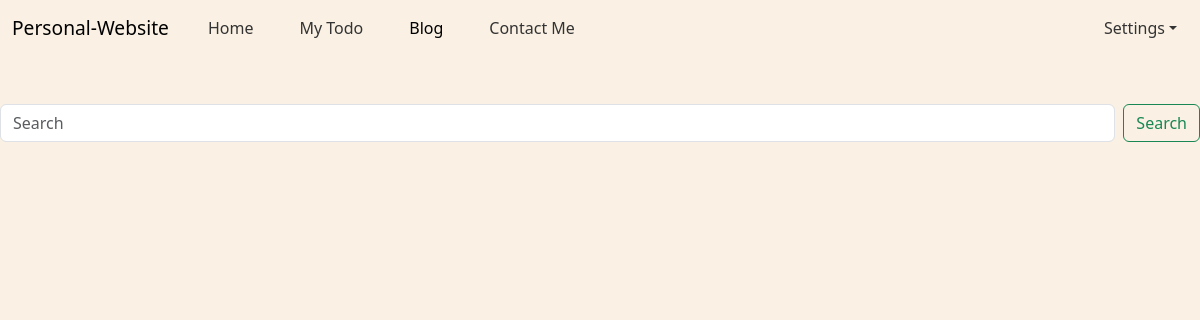
Page /blog/ on the earlier database version.
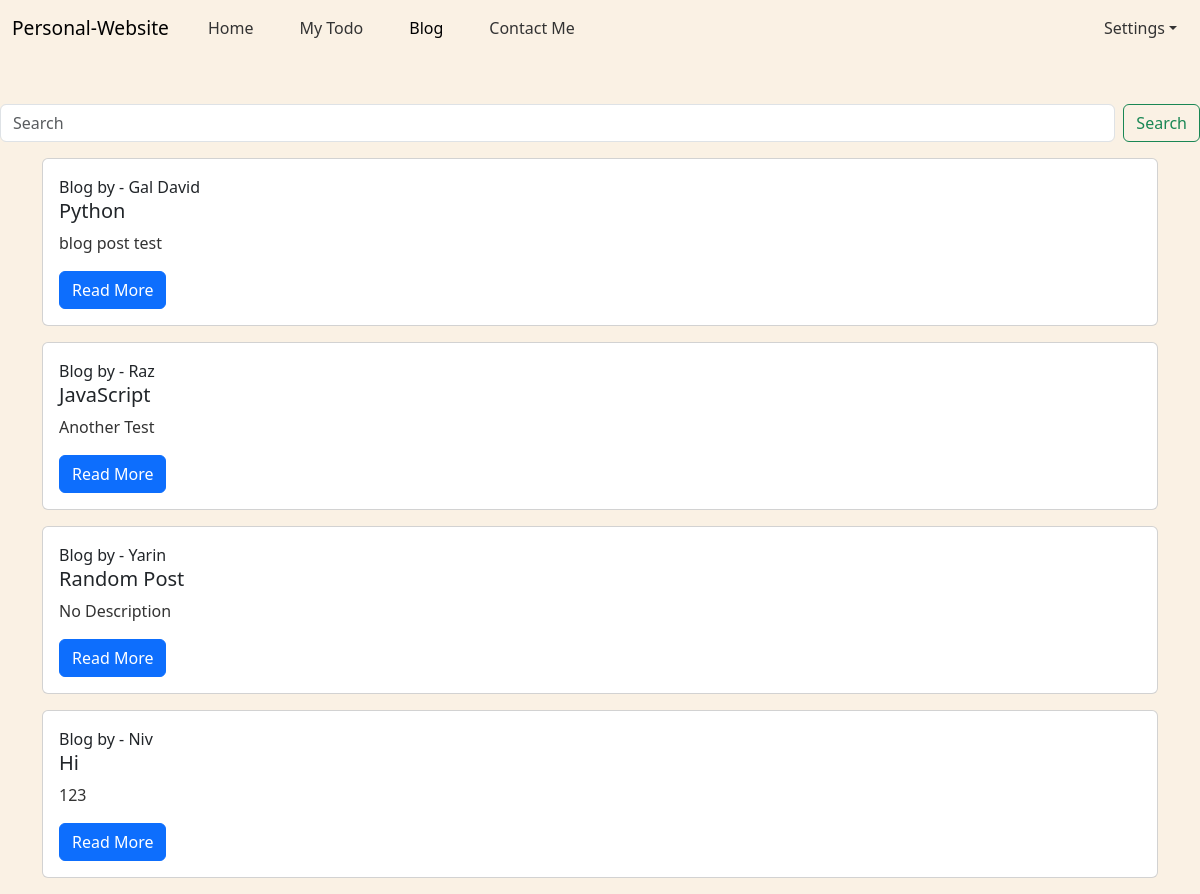
Same page on the later database version.
### blog/models.py (models this page shows, shortened)
class Post(models.Model):
    id= models.AutoField(primary_key=True)
    title= models.CharField(max_length=50)
    content= models.TextField()
    author= models.CharField(max_length=20)
    slug= models.CharField(max_length=50)
    timeStamp= models.DateTimeField(auto_now_add=True, blank=True)

### blog/views.py (the view)
# urls.py: path('', views.blog, name='blog'),
def blog(request):
    allPosts =  Post.objects.all()
    context = {'allPosts': allPosts}
    return render(request, 'blog.html', context)

### templates/blog.html (shortened to what this page needs)
{% extends 'base.html' %}
{% block blogactive %} active {% endblock %}
{% block body %}
    <form action="/blog-post" method="get" class="d-flex" role="search">
        <input name="query" class="form-control me-2" type="search" placeholder="Search" aria-label="Search">
        <button class="btn btn-outline-success" type="submit">Search</button>
    </form>
    {% for post in allPosts %}
    <div class="container my-3">
    <div class="card">
        <div class="card-body">
        <h8 class="card-author">Blog by - {{post.author}}</h8>
        <h5 class="card-title">{{post.title}}</h5>
        <p class="card-text">{{post.content | truncatechars:100}}</p>
        <a href="{{post.slug}}" class="btn btn-primary">Read More</a>
        </div>
    </div>
    </div>
    {% endfor %}
{% endblock %}

### templates/base.html (shortened to what this page needs)
<!doctype html>
<html lang="en">
  <head>
    <link href="https://cdn.jsdelivr.net/npm/bootstrap@5.3.2/dist/css/bootstrap.min.css" rel="stylesheet">
    {% load static %}
    <link rel="stylesheet" type="text/css" href="{% static 'dashboard/style.css' %}">
  </head>
  <body>
    <nav class="navbar navbar-expand-lg mb-5">
      <div class="container-fluid">
        <span class="navbar-brand">Personal-Website</span>
        <div class="collapse navbar-collapse" id="navbarNavDropdown">
          <ul class="navbar-nav me-auto mb-2 mb-lg-0">
            <li class="nav-item">
              <a class="nav-link {% block homeactive %} {% endblock %}" href="{% url 'dashboard:home' %}">Home</a>
            </li>
            <li class="nav-item">
              <a class="nav-link {% block todoactive %} {% endblock %}" href="{% url 'todolist:home_todo' %}">My Todo</a>
            </li>
            <li class="nav-item">
              <a class="nav-link {% block blogactive %} {% endblock %}" href="{% url 'blog:blog' %}">Blog</a>
            </li>
            <li class="nav-item">
              <a class="nav-link {% block contactactive %} {% endblock %}" href="{% url 'dashboard:contact_form' %}">Contact Me</a>
            </li>
            <li class="nav-item dropdown position-absolute end-0">
              <a class="nav-link dropdown-toggle" href="#" role="button" data-bs-toggle="dropdown" aria-expanded="false">Settings</a>
            </li>
          </ul>
        </div>
      </div>
    </nav>
    {% block body %} {% endblock %}
  </body>
</html>

### dashboard/static/dashboard/style.css (style rules this page uses)
body { background: #faf1e4; }
h1, h2, h3, p { color: #333; text-shadow: 1px 1px 2px rgba(255, 255, 255, 0.5); }
.navbar { background: #faf1e4; border-bottom: none; text-align: center; }
.navbar-brand { font-size: 1.2rem; }
.navbar-nav { display: flex; justify-content: center; }
.navbar-nav .nav-link { margin: 0 15px; background-color: transparent; color: #333; transition: color 0.3s ease; }

Differences in the rows shown:
added Post: author "Gal David", title "Python", content "blog post test"
added Post: author "Raz", title "JavaScript", content "Another Test"
added Post: author "Yarin", title "Random Post", content "No Description"
added Post: author "Niv", title "Hi", content "123"
